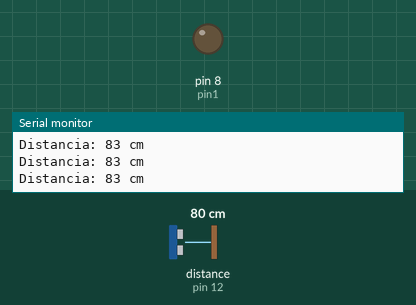
The sketch below on a simulated Arduino Uno, built with avr-gcc and run on an emulated ATmega328P. Parts: output pins drawn as LEDs (lit = HIGH), the last lines printed to the serial monitor. Wiring (inferred from the names in the program): ultrasonic range finder: trigger pin 11; echo pin 12. The inputs (shaded band) are chosen by the test bench; at power-on: distance to the obstacle (sensor on pin 12) 80 cm. The echo pulse lasts 58.3 µs per cm; pins used as bus, display or sensor lines are not drawn.

Above: at 1.2 s.
1.3 s: distance to the obstacle (sensor on pin 12) set to 12 cm
4.3 s: distance to the obstacle (sensor on pin 12) set to 9 cm
At 5.8 s:
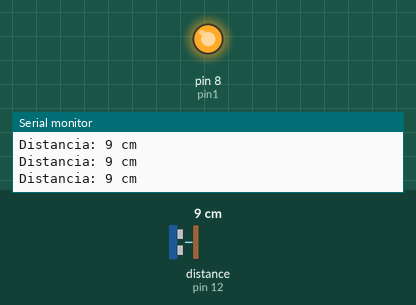
Timing chart, 0 to 7.3 s (numbered marks = the images above; inputs shaded):
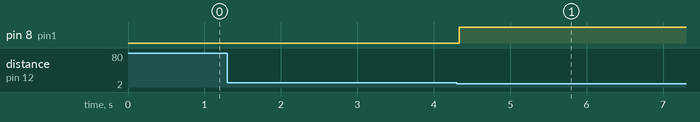

Measured:
- the behaviour switches between 11 and 10 cm on distance to the obstacle (sensor on pin 12) (found by bisection; images 0 and 1)
- after the input at 4.3 s, pin 8 (pin1): LOW → HIGH at once

The sketch:

4-sensor-ultrasonico.ino
```cpp
#include <Ultrasonic.h>
int triggerPin = 11, // trigger es la salida es decir envia una onda de sonido (emisor)
    echoPin = 12, // recibe la onda de sonido (receptor)
    distance,
    pin1 = 8;

//Ultrasonic ultrasonic(trigger, echo)
Ultrasonic ultrasonic(11, 12);

void setup() {
  Serial.begin(9600);
  pinMode(pin1, OUTPUT);
}

void loop() {
  // put your main code here, to run repeatedly:
  distance = ultrasonic.read(); // retorna la distancia en cm
  Serial.print("Distancia: ");
  Serial.print(distance);
  Serial.println(" cm");
  if(distance <= 10){
    digitalWrite(pin1, HIGH);
  }
  else {
    digitalWrite(pin1, LOW);
  }

 }
```
